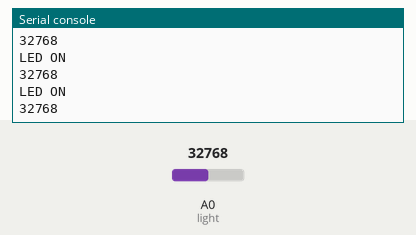
The program below on a simulated CircuitPython board. On the bench: the last lines printed to the serial console. The test bench sets the inputs (shaded band); at power-on: A0 (light) = 32768 (analog values on the 0–65535 scale).

Above: at 1.2 s.
1.3 s: A0 (light) set to 14345
At 1.31 s:
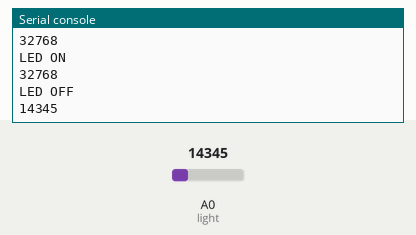
2.9 s: A0 (light) set to 15655
At 2.92 s:
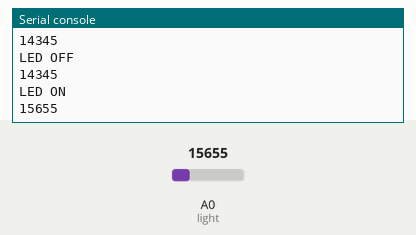
Timing chart, 0 to 5.9 s (numbered marks = the images above; inputs shaded):
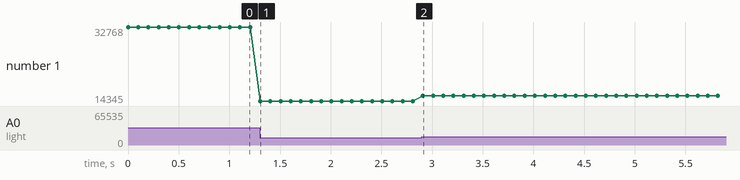

Measured:
- after the input at 1.3 s, the serial console: prints a new line at once (image 1)
- after the input at 2.9 s, the serial console: prints a new line at once (image 2)
- plotted number 1: 32768 → 14345 after the input at 1.3 s, 14345 → 15655 after the input at 2.9 s

The program:

light_sensor.py
```python
import time
import board
import analogio

# Set A1 for receving data from the light sensor module
light = analogio.AnalogIn(board.A0)

while True:
    if light.value < 15000:
        print ("LED OFF")
    else:
        print ("LED ON")
    print (light.value)
    time.sleep(0.1)
```
